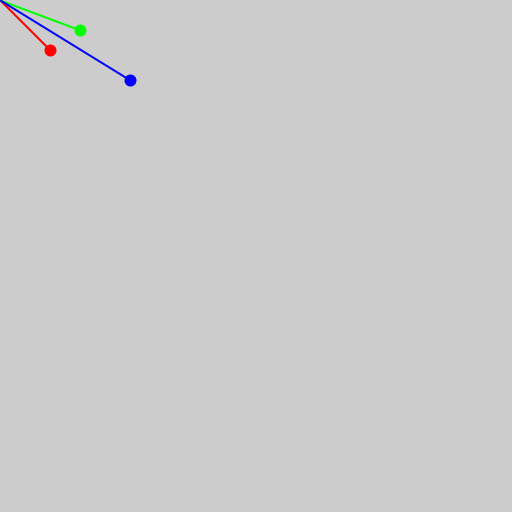
Frame 1 (no input)
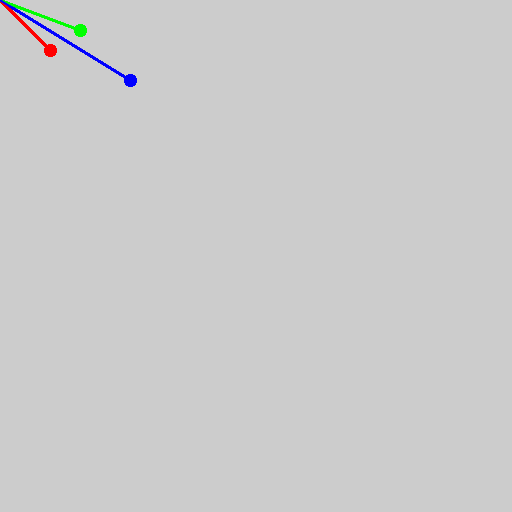
Frame 60 (the mouse pressed at the canvas centre just before this capture)
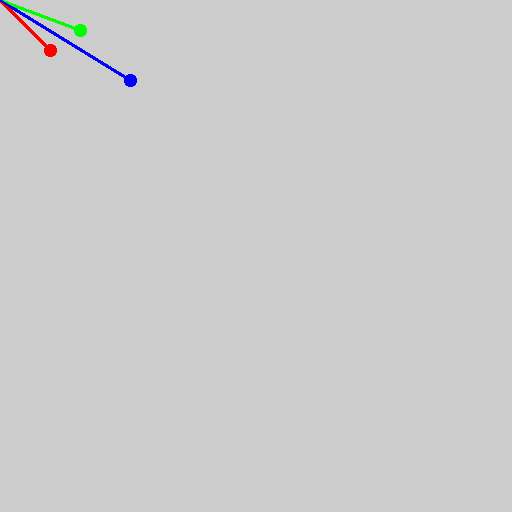
Frame 120 (the mouse held since frame 60 and released just before this capture)

The Processing sketch that drew these frames (run headless with seeded random() and noise(); from frame 60 on, the mouse is pressed at the canvas centre):

// Processing sketch: sketch_01_suma_vectores
// ── sketch_01_suma_vectores.pde
PVector v1, v2;

void setup () {
  size (512, 512);
  v1 = new PVector (50, 50);
  v2 = new PVector (80, 30);
}

void draw () {
  DrawVector(v1, 255, 0, 0, 2 );
  DrawVector(v2, 0, 255, 0, 2 );
  PVector v3 = PVector.add(v1,v2);
  DrawVector(v3, 0 , 0, 255, 2);
}

void DrawVector (PVector v, float r, float g, float b, int sw) {
  strokeWeight(sw);
  stroke(r, g, b);
  fill(r, g, b);
  line (0,0, v.x, v.y);
  circle (v.x, v.y, 10);
}

void drawVector () {

}


void draw_vector ()  {

}
